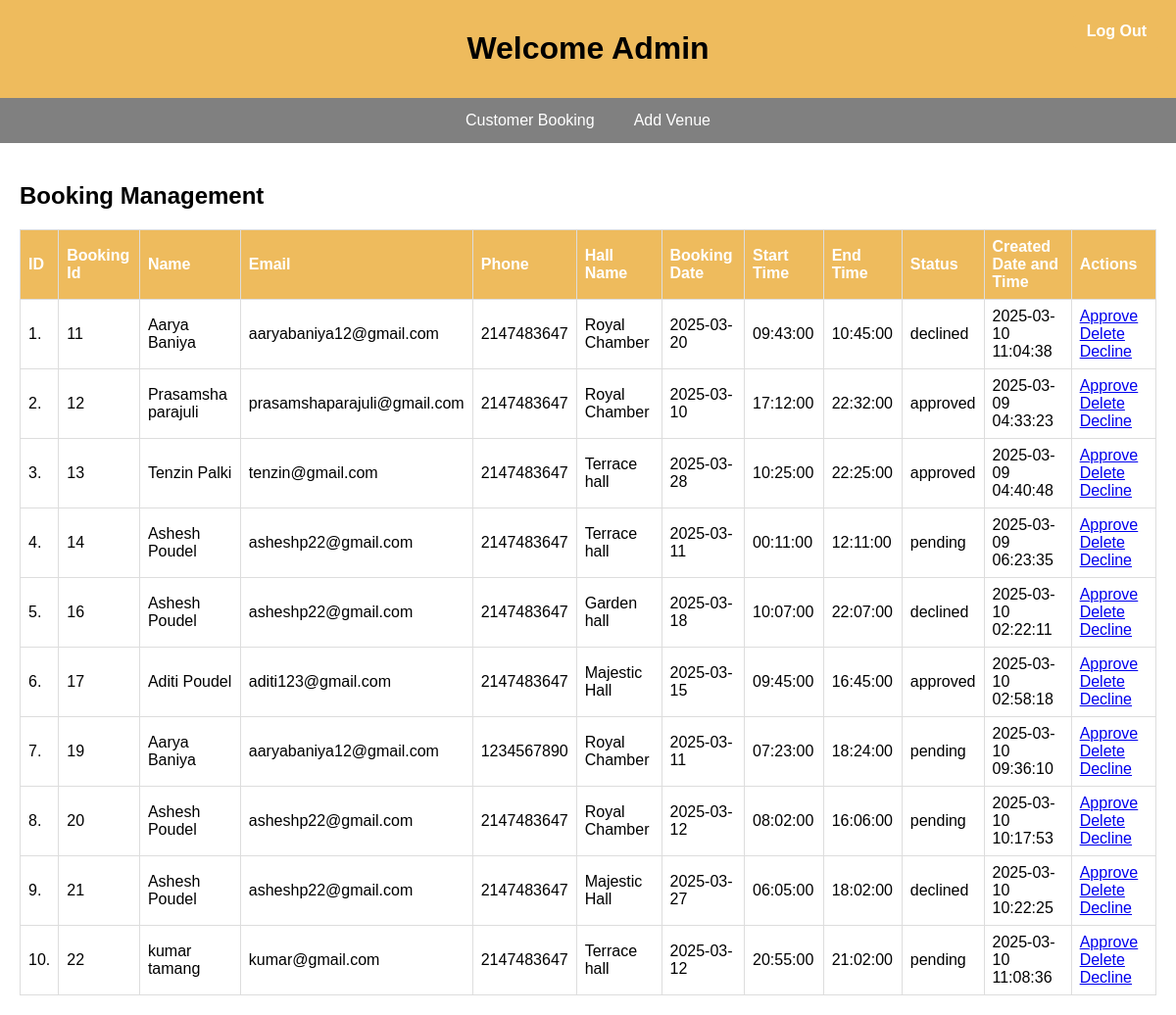
The page /admindash.php (signed in) on the database its author committed.
### tables this page shows
CREATE TABLE `bookings` (
  `booking_id` int(11) NOT NULL,
  `customer_id` int(11) DEFAULT NULL,
  `name` varchar(255) DEFAULT NULL,
  `email` varchar(225) DEFAULT NULL,
  `phone` int(225) NOT NULL,
  `venue` varchar(225) NOT NULL,
  `booking_date` date NOT NULL,
  `status` enum('pending','approved','declined','') NOT NULL DEFAULT 'pending',
  `created_at` timestamp NOT NULL DEFAULT current_timestamp() ON UPDATE current_timestamp(),
  `start_time` time NOT NULL,
  `end_time` time NOT NULL
);

### admindash.php (the view, shortened to what this page needs)
<!DOCTYPE html>
<html lang="en">
<head>
</head>
<body>
    <header>
        <h1>Welcome Admin</h1>
        <a href="adminlogout.php" class="logout-button">Log Out</a>
    </header>
    <div class="navbar">
        <a href="javascript:void(0)" onclick="showSection('customerBooking')">Customer Booking</a>
        <a href="javascript:void(0)" onclick="showSection('addVenue')">Add Venue</a>
    </div>
    <div id="customerBooking" class="content active">
        <h2>Booking Management</h2>
        <table>
    <tr>
        <th>ID</th>
        <th>Booking Id</th>
        <th>Name</th>
        <th>Email</th>
        <th>Phone</th>
        <th>Hall Name</th>
        <th>Booking Date</th>
        <th>Start Time</th>
        <th>End Time</th>
        <th>Status</th>
        <th>Created Date and Time</th>
        <th>Actions</th>
    </tr>
    <?php
    include 'connect.php';
    $sql = "SELECT * FROM bookings";
    $query = mysqli_query($conn, $sql);
    if (mysqli_num_rows($query) <= 0) {
        echo "<tr><td colspan='11'>No data found in table.</td></tr>";
    } else {
        $i = 1;
        while ($row = mysqli_fetch_assoc($query)) {
    ?>
            <tr>
                <td><?php echo $i++ . "."; ?></td>
                <td><?php echo $row['booking_id']; ?></td>
                <td><?php echo $row['name']; ?></td>
                <td><?php echo $row['email']; ?></td>
                <td><?php echo $row['phone']; ?></td>
                <td><?php echo $row['venue']; ?></td>
                <td><?php echo $row['booking_date']; ?></td>
                <td><?php echo $row['start_time']; ?></td>
                <td><?php echo $row['end_time']; ?></td>
                <td><?php echo $row['status']; ?></td>
                <td><?php echo $row['created_at']; ?></td>
                <td>
                    <a href="approve.php?booking_id=<?php echo $row['booking_id']; ?>">Approve</a>
                    <a href="delete.php?booking_id=<?php echo $row['booking_id']; ?>" onclick="return confirm('Are you sure you want to delete this data?')">Delete</a>
                    <a href="decline.php?booking_id=<?php echo $row['booking_id']; ?>" onclick="return confirm('Are you sure you want to decline this booking?')">Decline</a>
                </td>
            </tr>
    <?php
        }
    }
    ?>
</table>
    </div>
</body>
</html>

### admindash.php (style rules this page uses)
body { font-family: Arial, sans-serif; margin: 0; padding: 0; }
header { background-color: #eebb5d; padding: 10px 20px; text-align: center; }
.navbar { display: flex; background-color:grey; overflow: hidden; justify-content: center; }
.navbar a { color: white; padding: 14px 20px; text-decoration: none; text-align: center; }
.logout-button { position: absolute; top: 15px; right: 15px; padding: 8px 15px; background-color: #eebb5d; color: white; text-decoration: none; border-radius: 5px; font-weight: bold; }
.content { display: none; padding: 20px; }
.active { display: block; }
table { width: 100%; border-collapse: collapse; margin-top: 20px; }
th, td { border: 1px solid #ddd; padding: 8px; text-align: left; }
th { background-color: #eebb5d; color: white; }

### rows shown on the page
bookings: booking_id "11", name "Aarya Baniya", email "aaryabaniya12@gmail.com", phone "2147483647", venue "Royal Chamber", booking_date "2025-03-20", start_time "09:43:00", end_time "10:45:00", status "declined", created_at "2025-03-10 11:04:38"
bookings: booking_id "12", name "Prasamsha parajuli", email "prasamshaparajuli@gmail.com", phone "2147483647", venue "Royal Chamber", booking_date "2025-03-10", start_time "17:12:00", end_time "22:32:00", status "approved", created_at "2025-03-09 04:33:23"
bookings: booking_id "13", name "Tenzin Palki", email "tenzin@gmail.com", phone "2147483647", venue "Terrace hall", booking_date "2025-03-28", start_time "10:25:00", end_time "22:25:00", status "approved", created_at "2025-03-09 04:40:48"
bookings: booking_id "14", name "Ashesh Poudel", email "asheshp22@gmail.com", phone "2147483647", venue "Terrace hall", booking_date "2025-03-11", start_time "00:11:00", end_time "12:11:00", status "pending", created_at "2025-03-09 06:23:35"
bookings: booking_id "16", name "Ashesh Poudel", email "asheshp22@gmail.com", phone "2147483647", venue "Garden hall", booking_date "2025-03-18", start_time "10:07:00", end_time "22:07:00", status "declined", created_at "2025-03-10 02:22:11"
bookings: booking_id "17", name "Aditi Poudel", email "aditi123@gmail.com", phone "2147483647", venue "Majestic Hall", booking_date "2025-03-15", start_time "09:45:00", end_time "16:45:00", status "approved", created_at "2025-03-10 02:58:18"
bookings: booking_id "19", name "Aarya Baniya", email "aaryabaniya12@gmail.com", phone "1234567890", venue "Royal Chamber", booking_date "2025-03-11", start_time "07:23:00", end_time "18:24:00", status "pending", created_at "2025-03-10 09:36:10"
bookings: booking_id "20", name "Ashesh Poudel", email "asheshp22@gmail.com", phone "2147483647", venue "Royal Chamber", booking_date "2025-03-12", start_time "08:02:00", end_time "16:06:00", status "pending", created_at "2025-03-10 10:17:53"
bookings: booking_id "21", name "Ashesh Poudel", email "asheshp22@gmail.com", phone "2147483647", venue "Majestic Hall", booking_date "2025-03-27", start_time "06:05:00", end_time "18:02:00", status "declined", created_at "2025-03-10 10:22:25"
bookings: booking_id "22", name "kumar tamang", email "kumar@gmail.com", phone "2147483647", venue "Terrace hall", booking_date "2025-03-12", start_time "20:55:00", end_time "21:02:00", status "pending", created_at "2025-03-10 11:08:36"
